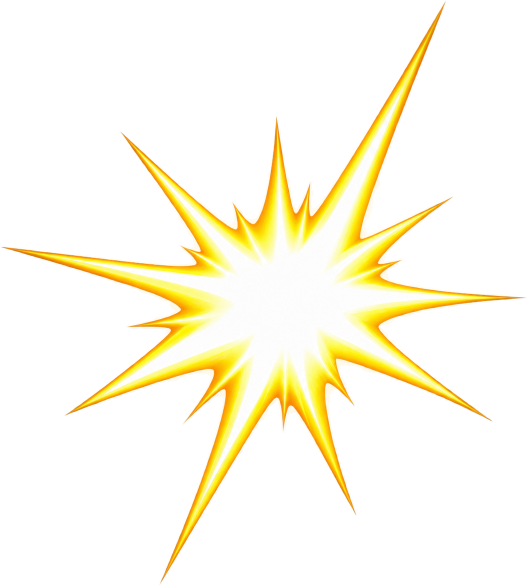
#> input picture assets/hud/source/g2-burst.png, 1054 x 1170 px, given in place of Gold Tire Coin, Padlock, and Wrench Icons.png, which was not available (shown at 1/2 size)
$ python slice-garage.py
#> lines starting #> are read from the running program, lines starting #| are printed output that depends on the picture; after the words box and inside, x2 and y2 are one past the last pixel; in counts of white or black regions, pixels touching at a corner belong together
"""Cut the garage art drop (assets/garage-v2, some images hold several items) into one master per item in
assets/hud/source/, with stray specks removed and the margins cropped, then list them in assets/hud/hud.json.
Then run: npm run art:encode

    uv run --with pillow --with numpy --with scipy python tools/art/slice-garage.py
"""
import json
from pathlib import Path
import numpy as np
from PIL import Image
from scipy import ndimage

ROOT = Path(__file__).resolve().parents[2]
DROP, OUT = ROOT / 'assets/garage-v2', ROOT / 'assets/hud/source'
# file in the drop -> the names of its items, left to right; "width" is the size the game needs
SHEETS = {   # None: an item on the sheet that the game does not use
    'Gold Tire Coin, Padlock, and Wrench Icons.png': (['g2-coin', None, None], 200),
    'Turbo Engine, Coilover, Gauge & Mud Tire Icons.png': (['g2-icon-engine', 'g2-icon-suspension', 'g2-icon-speed', 'g2-icon-grip'], 240),
    'Glossy Rainbow Button Set.png': (['g2-orb-engine', 'g2-orb-suspension', 'g2-orb-speed', 'g2-orb-grip'], 256),
}
SINGLES = {
    'Comic-Style Golden Impact Burst.png': ('g2-burst', 420), 'Explosive Smoke Cloud with Flying Debris.png': ('g2-wreck', 460),
    'Glossy Golden Trophy with Laurel Wreath.png': ('g2-trophy', 460),
}

def parts(im):
    """Each object in the image, left to right, largest ones only: specks and halo crumbs are dropped."""
    a = np.array(im.getchannel('A')) > 24
    labels, n = ndimage.label(ndimage.binary_dilation(a, iterations=3))
    sizes = ndimage.sum(a, labels, range(1, n + 1)); boxes = ndimage.find_objects(labels)
    return labels, [(i + 1, boxes[i]) for i in range(n) if sizes[i] > a.sum() * 0.01]

def clean(im, labels, keep, box):
    """Only that object, with everything else made clear, cropped to its own bounds."""
    y, x = box; px = np.array(im); px[labels != keep, 3] = 0
    return Image.fromarray(px).crop((max(0, x.start), max(0, y.start), x.stop, y.stop))

art = []
OUT.mkdir(exist_ok=True)
for file, (names, width) in SHEETS.items():
    im = Image.open(DROP / file).convert('RGBA'); labels, found = parts(im)
#> further down, im is the input picture: PIL image 1054x1170 RGBA; mean R, G, B, A 104.2, 85.2, 38.5, 47.5
#> after `labels, found = parts(im)`:
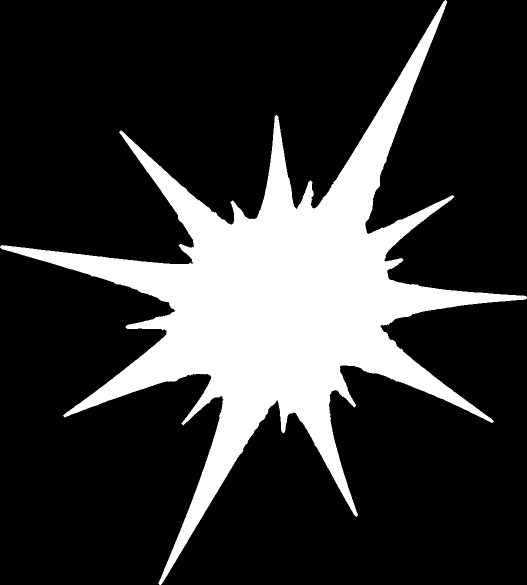
#> labels: shape (1170, 1054) int32 (shown at 1/2 size); values 0 (black) and 1 (white), 21.2% white; 1 white region, box (x1, y1, x2, y2) and area: (0, 0, 1054, 1170) 260951
#> after `labels, found = parts(im)`: found = 1 item
    found.sort(key=lambda f: f[1][1].start)
#> (the run stopped early here; a loop or call above may not have finished)

$ run again, on assets/hud/source/g2-trophy.png
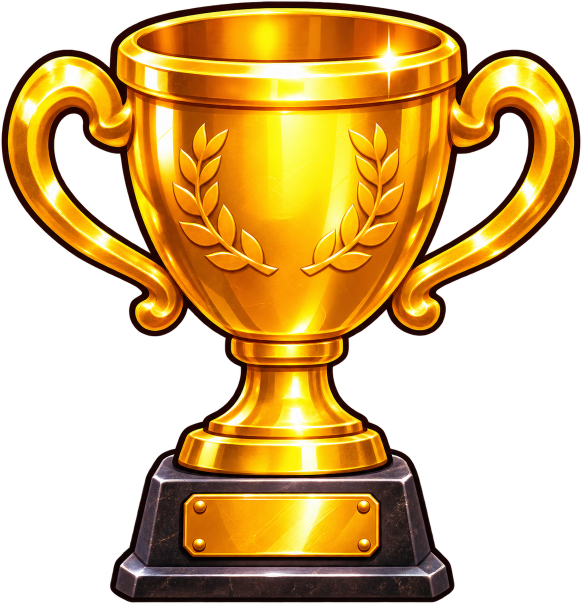
#> input picture assets/hud/source/g2-trophy.png, 1164 x 1208 px, given in place of Gold Tire Coin, Padlock, and Wrench Icons.png, which was not available (shown at 1/2 size)
#> im is the input picture: PIL image 1164x1208 RGBA; mean R, G, B, A 107.7, 73.7, 15.6, 143.3
#> `labels, found = parts(im)`:
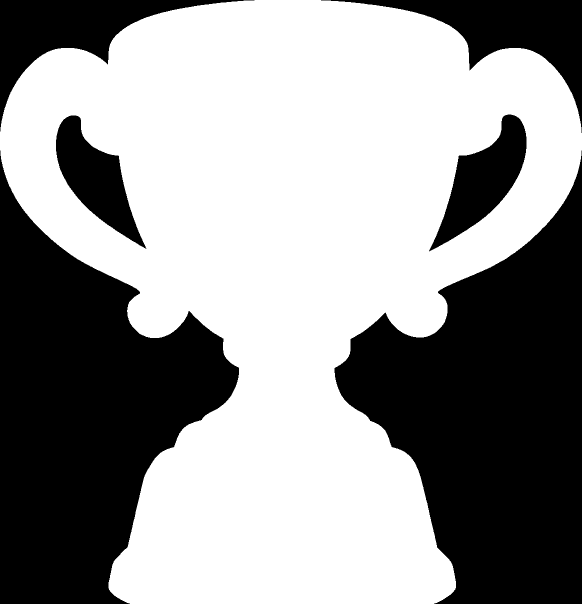
#> labels: shape (1208, 1164) int32 (shown at 1/2 size); values 0 (black) and 1 (white), 58.2% white; 6 black regions, box (x1, y1, x2, y2) and area: (669, 301, 1164, 1208) 246041, (0, 301, 478, 1208) 229560, (642, 0, 1164, 266) 35577, (0, 0, 509, 263) 34331, (858, 229, 1053, 503) 22052, (112, 231, 293, 498) 20051
#> found = 1 item
